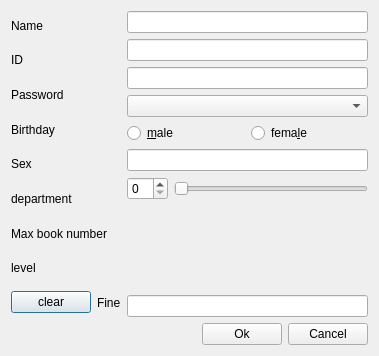
<?xml version="1.0" encoding="UTF-8"?>
<ui version="4.0">
 <class>dmodifyreader</class>
 <widget class="QDialog" name="dmodifyreader">
  <property name="geometry">
   <rect>
    <x>0</x>
    <y>0</y>
    <width>379</width>
    <height>356</height>
   </rect>
  </property>
  <property name="windowTitle">
   <string>Dialog</string>
  </property>
  <layout class="QVBoxLayout" name="verticalLayout_3">
   <item>
    <layout class="QHBoxLayout" name="horizontalLayout">
     <item>
      <layout class="QVBoxLayout" name="verticalLayout_2">
       <item>
        <widget class="QLabel" name="label">
         <property name="text">
          <string>Name</string>
         </property>
        </widget>
       </item>
       <item>
        <widget class="QLabel" name="label_2">
         <property name="text">
          <string>ID</string>
         </property>
        </widget>
       </item>
       <item>
        <widget class="QLabel" name="label_3">
         <property name="text">
          <string>Password</string>
         </property>
        </widget>
       </item>
       <item>
        <widget class="QLabel" name="label_4">
         <property name="text">
          <string>Birthday</string>
         </property>
        </widget>
       </item>
       <item>
        <widget class="QLabel" name="label_5">
         <property name="text">
          <string>Sex</string>
         </property>
        </widget>
       </item>
       <item>
        <widget class="QLabel" name="label_7">
         <property name="text">
          <string>department</string>
         </property>
        </widget>
       </item>
       <item>
        <widget class="QLabel" name="label_6">
         <property name="text">
          <string>Max book number</string>
         </property>
        </widget>
       </item>
       <item>
        <widget class="QLabel" name="label_9">
         <property name="text">
          <string>level</string>
         </property>
        </widget>
       </item>
       <item>
        <layout class="QHBoxLayout" name="horizontalLayout_5">
         <item>
          <widget class="QPushButton" name="pushButton">
           <property name="text">
            <string>clear</string>
           </property>
          </widget>
         </item>
         <item>
          <widget class="QLabel" name="label_8">
           <property name="text">
            <string>Fine</string>
           </property>
          </widget>
         </item>
        </layout>
       </item>
      </layout>
     </item>
     <item>
      <layout class="QVBoxLayout" name="verticalLayout">
       <item>
        <widget class="QLineEdit" name="lineEdit">
         <property name="readOnly">
          <bool>false</bool>
         </property>
        </widget>
       </item>
       <item>
        <widget class="QLineEdit" name="lineEdit_2">
         <property name="readOnly">
          <bool>true</bool>
         </property>
        </widget>
       </item>
       <item>
        <widget class="QLineEdit" name="lineEdit_3">
         <property name="echoMode">
          <enum>QLineEdit::Password</enum>
         </property>
         <property name="readOnly">
          <bool>false</bool>
         </property>
        </widget>
       </item>
       <item>
        <widget class="KDateComboBox" name="kdatecombobox"/>
       </item>
       <item>
        <layout class="QHBoxLayout" name="horizontalLayout_4">
         <item>
          <widget class="QRadioButton" name="radioButton">
           <property name="text">
            <string>&amp;male</string>
           </property>
          </widget>
         </item>
         <item>
          <widget class="QRadioButton" name="radioButton_2">
           <property name="text">
            <string>fema&amp;le</string>
           </property>
          </widget>
         </item>
        </layout>
       </item>
       <item>
        <widget class="QLineEdit" name="lineEdit_6">
         <property name="readOnly">
          <bool>false</bool>
         </property>
        </widget>
       </item>
       <item>
        <layout class="QHBoxLayout" name="horizontalLayout_3">
         <item>
          <widget class="QSpinBox" name="spinBox">
           <property name="maximum">
            <number>30</number>
           </property>
          </widget>
         </item>
         <item>
          <widget class="QSlider" name="horizontalSlider">
           <property name="maximum">
            <number>30</number>
           </property>
           <property name="orientation">
            <enum>Qt::Horizontal</enum>
           </property>
          </widget>
         </item>
        </layout>
       </item>
       <item>
        <widget class="KRatingWidget" name="kratingwidget">
         <property name="maxRating">
          <number>3</number>
         </property>
         <property name="halfStepsEnabled">
          <bool>false</bool>
         </property>
        </widget>
       </item>
       <item>
        <widget class="QLineEdit" name="lineEdit_8">
         <property name="readOnly">
          <bool>true</bool>
         </property>
        </widget>
       </item>
      </layout>
     </item>
    </layout>
   </item>
   <item>
    <layout class="QHBoxLayout" name="horizontalLayout_2">
     <item>
      <spacer name="horizontalSpacer_2">
       <property name="orientation">
        <enum>Qt::Horizontal</enum>
       </property>
       <property name="sizeHint" stdset="0">
        <size>
         <width>40</width>
         <height>20</height>
        </size>
       </property>
      </spacer>
     </item>
     <item>
      <widget class="QPushButton" name="pushButton_2">
       <property name="text">
        <string>Ok</string>
       </property>
      </widget>
     </item>
     <item>
      <widget class="QPushButton" name="pushButton_3">
       <property name="text">
        <string>Cancel</string>
       </property>
      </widget>
     </item>
    </layout>
   </item>
  </layout>
 </widget>
 <customwidgets>
  <customwidget>
   <class>KDateComboBox</class>
   <extends>QComboBox</extends>
   <header>kdatecombobox.h</header>
  </customwidget>
  <customwidget>
   <class>KRatingWidget</class>
   <extends>QFrame</extends>
   <header>kratingwidget.h</header>
  </customwidget>
 </customwidgets>
 <resources/>
 <connections>
  <connection>
   <sender>spinBox</sender>
   <signal>valueChanged(int)</signal>
   <receiver>horizontalSlider</receiver>
   <slot>setValue(int)</slot>
   <hints>
    <hint type="sourcelabel">
     <x>169</x>
     <y>224</y>
    </hint>
    <hint type="destinationlabel">
     <x>230</x>
     <y>227</y>
    </hint>
   </hints>
  </connection>
  <connection>
   <sender>horizontalSlider</sender>
   <signal>valueChanged(int)</signal>
   <receiver>spinBox</receiver>
   <slot>setValue(int)</slot>
   <hints>
    <hint type="sourcelabel">
     <x>306</x>
     <y>240</y>
    </hint>
    <hint type="destinationlabel">
     <x>181</x>
     <y>246</y>
    </hint>
   </hints>
  </connection>
 </connections>
</ui>
